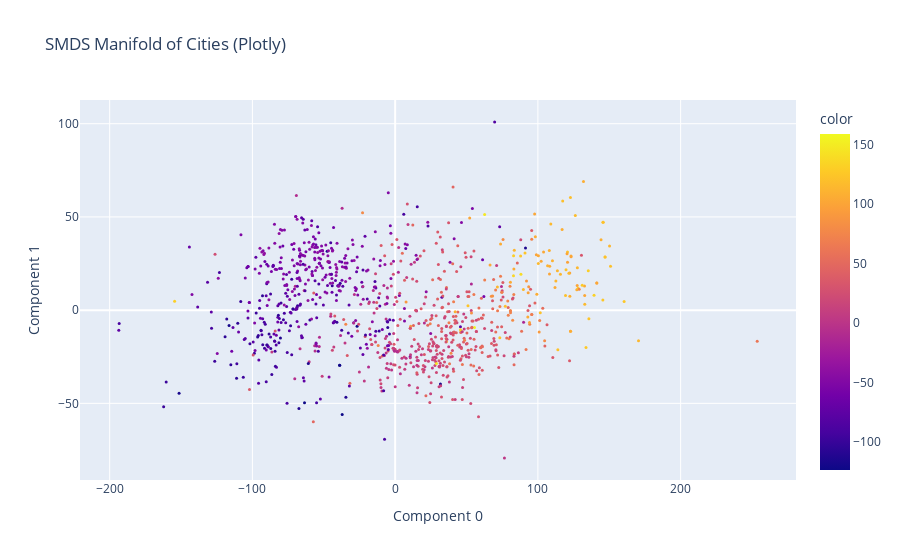

Here is the notebook cell this chart was saved with:
### Markdown cell above
### 3D Plots

### Code cell
# Use plotly to visualize the SMDS manifold
from time_stuff.utils import ActivationDataset
from time_stuff.plot import plot_activations_single, plot_activations_plotly
import numpy as np
import pandas as pd
import numpy as np
import pandas as pd



def through_earth_distance_matrix(y, radius=6371):
    lat_rad = np.radians(y[:, 0])
    lon_rad = np.radians(y[:, 1])

    x = radius * np.cos(lat_rad) * np.cos(lon_rad)
    y_ = radius * np.cos(lat_rad) * np.sin(lon_rad)
    z = radius * np.sin(lat_rad)

    coords = np.stack([x, y_, z], axis=1)
    diffs = coords[:, np.newaxis, :] - coords[np.newaxis, :, :]
    return np.linalg.norm(diffs, axis=2)

ad = ActivationDataset.load('results/gemma-2-2b-it/cities_3way.pt')
print(ad.get_accuracy())
fig, model, red_activations, labels = plot_activations_plotly(
    ad,
    label_col=['reference_lat', 'reference_lon'],
    target_col='reference_city',
    label_col_str='reference_city',
    reduction_method='SMDS',
    layer=20,
    n_components=2,
    components=(0,1),
    manifold='euclidean',
    plot_test=True,
    filter_incorrect=False,
    max_samples=2000,
    color_by='reference_lon',  # or 'correct_country'
    title="SMDS Manifold of Cities (Plotly)"
)

fig.show()

### Figure 1 — Plotly figure (JSON) as saved in the notebook; plotly's stock layout.template omitted (floating-point values rounded to 4 significant figures; data arrays with more than 128 entries replaced by an {"elided": "..."} marker saying what was removed)
{"data": [{"hovertemplate": "<b>%{hovertext}</b><br><br>Component 0=%{x}<br>Component 1=%{y}<br>color=%{marker.color}<extra></extra>", "hovertext": {"elided": "1000 str values"}, "legendgroup": "", "marker": {"color": {"elided": "1000 float values"}, "coloraxis": "coloraxis", "size": 3, "symbol": "circle"}, "mode": "markers", "name": "", "orientation": "v", "showlegend": false, "type": "scatter", "x": {"elided": "1000 float values"}, "xaxis": "x", "y": {"elided": "1000 float values"}, "yaxis": "y"}], "layout": {"coloraxis": {"colorbar": {"title": {"text": "color"}}, "colorscale": [[0, "#0d0887"], [0.1111, "#46039f"], [0.2222, "#7201a8"], [0.3333, "#9c179e"], [0.4444, "#bd3786"], [0.5556, "#d8576b"], [0.6667, "#ed7953"], [0.7778, "#fb9f3a"], [0.8889, "#fdca26"], [1, "#f0f921"]]}, "legend": {"title": {"text": "City"}, "tracegroupgap": 0}, "scene": {"camera": {"eye": {"x": 0.8, "y": 0.8, "z": 0.8}, "up": {"x": 0, "y": 0, "z": 1}}, "xaxis": {"title": {"text": "Component 0"}}, "yaxis": {"title": {"text": "Component 1"}}, "zaxis": {"title": {"text": "Component 2"}}}, "title": {"text": "SMDS Manifold of Cities (Plotly)"}, "xaxis": {"anchor": "y", "domain": [0, 1], "title": {"text": "Component 0"}}, "yaxis": {"anchor": "x", "domain": [0, 1], "title": {"text": "Component 1"}}}}
